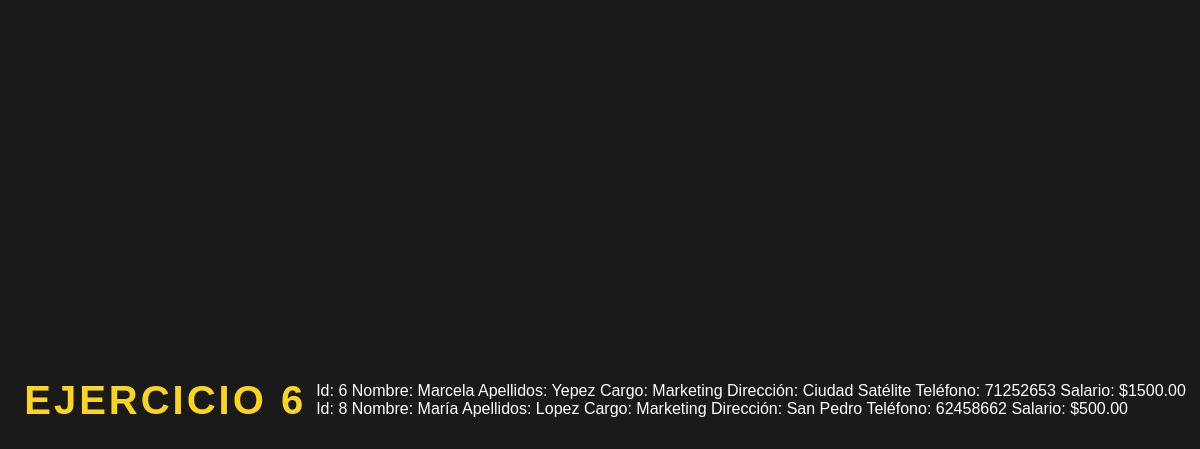
Screenshot of /Ejercicios/Ejercicio6.php with the database file from the repository.
### tables this page shows
CREATE TABLE Empleado (
    Id INT AUTO_INCREMENT PRIMARY KEY,
    Nombre VARCHAR(255),
    Apellidos VARCHAR(255),
    Cargo VARCHAR(255),
    Dirección VARCHAR(255),
    Teléfono VARCHAR(20),
    Salario DECIMAL(10, 2)
);

### Ejercicios/Ejercicio6.php (the view, shortened to what this page needs)
<link rel="stylesheet" type="text/css" href="./styles.css">
<?php
require '../config.php';
$conn = new mysqli($db_host, $db_user, $db_pass, $db_name);
$query = "SELECT * FROM Empleado WHERE Nombre LIKE 'MA%' AND Cargo = 'Marketing'";
$result = $conn->query($query);
echo "<h1>Ejercicio 6</h1>";
if ($result->num_rows > 0) {
    while ($row = $result->fetch_assoc()) {
        echo "Id: " . $row["Id"] . " Nombre: " . $row["Nombre"] . " Apellidos: " . $row["Apellidos"] . " Cargo: " . $row["Cargo"] . " Dirección: " . $row["Dirección"] . " Teléfono: " . $row["Teléfono"] . " Salario: $" . $row["Salario"] . "<br>";
    }
} else {
    echo "No se encontraron empleados con los criterios especificados.";
}
?>

### Ejercicios/Styles.css (style rules this page uses)
h1 { color: #f9d423; font-size: 2.5rem; text-transform: uppercase; letter-spacing: 3px; padding: 10px; }

### rows the page displays
empleado: Id "6", Nombre "Marcela", Apellidos "Yepez", Cargo "Marketing", Dirección "Ciudad Satélite", Teléfono "71252653", Salario "1500.00"
empleado: Id "8", Nombre "María", Apellidos "Lopez", Cargo "Marketing", Dirección "San Pedro", Teléfono "62458662", Salario "500.00"
